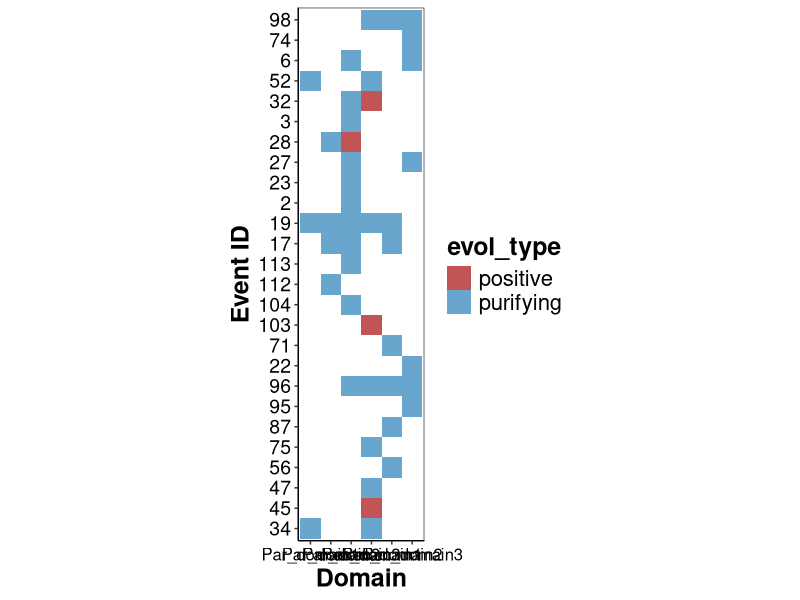
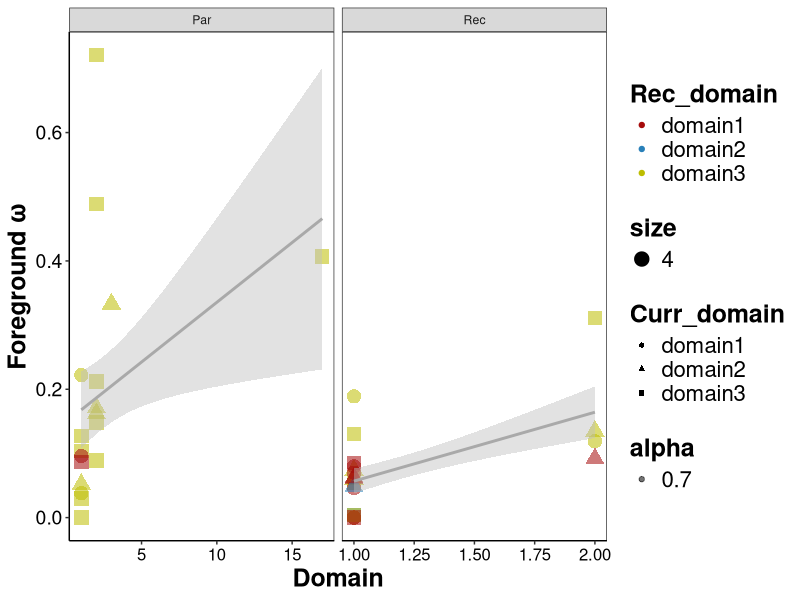

Write the R code that produced these figures, in order. (Note: this script raises an error after producing the figures.)
library(ggplot2)
library(ggsci)
library(dplyr)
library(vegan)

setwd("~/phyl/data_for_git/data_for_scripts/for_viz/evol_selection")

#Analyze branch models
#Read the resuls of branch models calculations
branch_models_classified <- read.csv('Branch_models_extended.csv', header = T, sep = "\t", stringsAsFactors = F)

#Extract significant results of branch model
branch_models_classified_signif <- branch_models_classified[branch_models_classified$signif_flag=='signif' & branch_models_classified$evol_type!='non-signif',] 

#Create dummy factors for plotting for the X and Y axis, respectively
branch_models_classified_signif$fac_for_heatmap <- paste(branch_models_classified_signif$Tox_type, 
                                                         branch_models_classified_signif$Curr_domain, sep ='_')

branch_models_classified_signif$domain_factor <- as.factor(paste(branch_models_classified_signif$Rec_domain,
                                                                 branch_models_classified_signif$ID,
                                                                 sep='_'))

#Get the list of events with unknown parents
unknown_majors <- unique(branch_models_classified[branch_models_classified$unknown_flag=='major',1])
unknown_minors <- unique(branch_models_classified[branch_models_classified$unknown_flag=='minor',1])

#Assert types of unknown parents
branch_models_classified_signif[branch_models_classified_signif$ID %in% unknown_majors, 5] <- 'major'
branch_models_classified_signif[branch_models_classified_signif$ID %in% unknown_minors, 5] <- 'minor'

#Create the list of events with different selection pattenrs for parents and recombinantss
change_pattern <- c(98, 74, 32, 103, 71, 22, 96, 87, 75, 56, 47, 45, 95)

#Assert the type of selection pattern
branch_models_classified_signif$change_flag <- 'same'
branch_models_classified_signif[branch_models_classified_signif$ID %in% change_pattern,26] <- 'different'

#Extract recombination IDs for recombinants only
events_with_recs <- branch_models_classified_signif[branch_models_classified_signif$Tox_type=='Rec' &
                                                      branch_models_classified_signif$evol_type!='non-signif',1]

#Extract the data for recombinants only
heatmap_branch_recs <- branch_models_classified_signif[branch_models_classified_signif$ID %in% events_with_recs,]

#Assert the levels of the categorial variable 
heatmap_branch_recs$domain_factor <- as.factor(paste(heatmap_branch_recs$Rec_domain,
                                                     heatmap_branch_recs$ID,
                                                     sep='_'))
#Get the final dataset for recombinants only
branch_domains_df_rec <- heatmap_branch_recs[heatmap_branch_recs$evol_type!='non-signif' & 
                                               heatmap_branch_recs$Tox_type=='Rec',c(1,2,25, 26, 7, 5)] %>% unique()

#Plot the ditribution of significant models per domain and recombination event
branch_models_classified_signif[branch_models_classified_signif$evol_type!='non-signif',] %>% 
  ggplot(aes(y=domain_factor, x=fac_for_heatmap, fill = evol_type))+
  geom_tile(alpha=.7)+
  scale_fill_manual(values = c("#a60b0b","#2980b9", '#73C39D'))+
#  branch_domains_df_rec %>% 
#    ggplot(aes(y=domain_factor, x=signif_flag, fill = Rec_domain))+ #change_flag #unknown_flag #Rec_domain
#    geom_tile(alpha=.7)+
#  scale_fill_manual( values=c("#a60b0b", '#2980b9' ,'#bdbd00'))+
  #  scale_fill_manual( values = c('grey', "#B97BD5","#58B09E"))+
  #scale_fill_jama()+
  scale_y_discrete( labels=as.character(unlist(lapply(levels(branch_models_classified_signif$domain_factor), 
                                                      function (x) strsplit(as.character(x), "_", fixed=TRUE)[[1]][2]))))+
  theme_bw()+ylab('Event ID')+xlab('Domain')+
  theme( axis.text.x = element_text(color='black', 
                                    size=12),
         axis.title.x=element_text(face="bold", color="black", 
                                   size=18),
         panel.background = element_blank(), 
         axis.line = element_line(colour = "black"),
         panel.grid.major = element_blank(), 
         panel.grid.minor = element_blank(),
         axis.text.y = element_text(color='black', 
                                    size=14),
         axis.title.y = element_text(face="bold", color="black", 
                                     size=18),
         legend.title=element_text(face="bold",size=18), 
         legend.text=element_text(size=16))+
  coord_fixed()

#Extract data for comparing branch models (significant and raw estimates)
branch_models_comparisions <- branch_models_classified[,c(1,2,3,4,6,7,9)]

#Extract significant results based on different LRT-tests
bneut_signif <- branch_models_comparisions[branch_models_comparisions$evol_type!='non-signif', ]
bfree_signif <- branch_models_comparisions[branch_models_comparisions$signif_flag!='non-signif', ]

#Assert the factors for comparing omega estimates
bneut_signif$for_comparision <- 'bneut'
bfree_signif$for_comparision <- 'bfree'
branch_models_comparisions$for_comparision <- 'All'

#Create the merged dataset for comparisions
branch_models_comparisions<-rbind(branch_models_comparisions, bneut_signif, bfree_signif)

#Summarize mean omega estimates per sets of events
branch_models_comparisions[branch_models_comparisions$omega_f<5,] %>% group_by(Tox_type, for_comparision) %>% 
  summarize(mean_omega= mean(omega_f)) %>% as.data.frame()

#Calculate the linear model to reveal relationships between foreground omega and the number of toxinsin the subtree
lm_num_tox <- lm(omega_f ~ Num_rec_pars,
                 data = branch_models_classified_signif[branch_models_classified_signif$evol_type!='non-signif' & 
                                                          branch_models_classified_signif$omega_f <5  &
                                                          branch_models_classified_signif$Tox_type=='Par',])
#Show model significance
summary(lm_num_tox)

#Plot the dependance between foreground omega and the the number of recombinans and parents
branch_models_classified_signif[branch_models_classified_signif$evol_type!='non-signif' & branch_models_classified_signif$omega_f <5,] %>% 
  ggplot(aes(x= Num_rec_pars, y=omega_f))+
  facet_wrap(~Tox_type, scales = 'free_x')+
  geom_point(aes(color = Rec_domain, shape = Curr_domain, size = 4, alpha =0.7))+
  scale_color_manual( values=c("#a60b0b", '#2980b9' ,'#bdbd00'))+
  geom_smooth(method='lm', color='darkgrey', alpha=0.45, fill = 'grey',  level=0.8)+
  theme_bw()+ylab('Foreground ω')+xlab('Domain')+
  theme( axis.text.x = element_text(color='black', 
                                    size=12),
         axis.title.x=element_text(face="bold", color="black", 
                                   size=18),
         panel.background = element_blank(), 
         axis.line = element_line(colour = "black"),
         panel.grid.major = element_blank(), 
         panel.grid.minor = element_blank(),
         axis.text.y = element_text(color='black', 
                                    size=14),
         axis.title.y = element_text(face="bold", color="black", 
                                     size=18),
         legend.title=element_text(face="bold",size=18), 
         legend.text=element_text(size=16))

#Show the distribution of omega values for sets of events with different significance thresholds for LRT tests
branch_models_comparisions[branch_models_comparisions$omega_f<5,] %>% 
  ggplot(aes(x=for_comparision, y=omega_f, fill = for_comparision))+
  facet_wrap(~Tox_type)+
  geom_violin(width=0.7, alpha = 0.7, trim = T)+
  geom_boxplot(width=0.4, alpha = 0.8)+
  geom_signif(comparisons = list(c(2, 3),
                                 c(1, 3)),
              y_position = c(4.3,5), 
              map_signif_level=T, test='wilcox.test')+
  scale_fill_manual(values =c('#A6A8A0', '#97C997', '#36AB9D'))+
  theme( axis.text.x = element_text(color='black', 
                                    size=12),
         axis.title.x=element_text(face="bold", color="black", 
                                   size=18),
         panel.background = element_blank(), 
         axis.line = element_line(colour = "black"),
         panel.grid.major = element_blank(), 
         panel.grid.minor = element_blank(),
         axis.text.y = element_text(color='black', 
                                    size=14),
         axis.title.y = element_text(face="bold", color="black", 
                                     size=18),
         legend.title=element_text(face="bold",size=18), 
         legend.text=element_text(size=16))

#Show the distribution of omega values for different domains and toxin types (parents and recombinants)
branch_models_classified_signif[branch_models_classified_signif$evol_type!='non-signif' & branch_models_classified_signif$omega_f <5,] %>% 
  ggplot(aes(x= Curr_domain, y=omega_f, fill= Curr_domain))+
  facet_wrap(~Tox_type*Rec_domain)+
  geom_violin(width=0.7, alpha = 0.7, trim = T)+
  geom_boxplot(width=0.4, alpha = 0.8)+
scale_fill_manual( values=c("#a60b0b", '#2980b9' ,'#bdbd00'))+
  theme( axis.text.x = element_text(color='black', 
                                    size=12),
         axis.title.x=element_text(face="bold", color="black", 
                                   size=18),
         panel.background = element_blank(), 
         axis.line = element_line(colour = "black"),
         panel.grid.major = element_blank(), 
         panel.grid.minor = element_blank(),
         axis.text.y = element_text(color='black', 
                                    size=14),
         axis.title.y = element_text(face="bold", color="black", 
                                     size=18),
         legend.title=element_text(face="bold",size=18), 
         legend.text=element_text(size=16))

#Analysis of site models
#Read tables with per-site results using site models
evol_sites_with_relaxed <- read.csv('Site_models_classified_res.csv', header = T, sep = "\t", stringsAsFactors = F)

#Extract significant sites
evol_sites_with_relaxed_signif <- evol_sites_with_relaxed[evol_sites_with_relaxed$signif_flag!='non-signif',]

#Transform relative coordinates to integers
evol_sites_with_relaxed_signif$Coord <- round(evol_sites_with_relaxed_signif$Coord)

#Remove identical coordinates
evol_sites_with_relaxed_signif <- unique(evol_sites_with_relaxed_signif)

#Create a dummy factor for the order on the Y axis
evol_sites_with_relaxed_signif$factor_plot <- paste(evol_sites_with_relaxed_signif$Rec_domain,
                                                    evol_sites_with_relaxed_signif$ID, sep='_')

#Extract the data for selected site models
evol_sites_with_relaxed_site <- evol_sites_with_relaxed_signif[evol_sites_with_relaxed_signif$Model %in% c('m8','m3','m1','m3') & evol_sites_with_relaxed_signif$Tox_type=='Rec',] 

#Extract data for branch-site models 
evol_br_sites_with_relaxed_rec <- evol_sites_with_relaxed_signif[evol_sites_with_relaxed_signif$Tox_type=='Rec' & evol_sites_with_relaxed_signif$Model %in% c('mB','mA'),]
evol_br_sites_with_relaxed_par <- evol_sites_with_relaxed_signif[evol_sites_with_relaxed_signif$Tox_type=='Par' & evol_sites_with_relaxed_signif$Model %in% c('mB','mA'),]

#The function for ordering the events according to the distribution of sites
get_order_for_heatmap = function(sites_df){
  
  #Create an empty matrix with 300 sites
  trans_coords_df<- matrix(ncol= 300, nrow= length(unique(as.factor(sites_df$factor_plot)))) 
  
  #Transform the matrix to the dataframe
  trans_coords_df <- as.data.frame(trans_coords_df)
  
  #Set the order of rows according to the IDs of recombination events
  rownames(trans_coords_df) <- levels(as.factor(sites_df$factor_plot))
  colnames(trans_coords_df) <- 1:300 
  
  i=1 #row index
  #Iterate over recombination events
  for (id in unique(sites_df$factor_plot)){
    print(id)
    
    #Iterate of coordinates
    for (j in 1:300){
      
      #Extract the data for a particular site in the selected event, use the probability as the value
      trans_coords_df[which(rownames(trans_coords_df)==id),j] <- as.numeric(sites_df[sites_df$factor_plot==id & 
                                                                                       sites_df$Coord==j , 8][1])
    }
    i <- i+1
  }
  
  #Set zeroes for non-significant sites
  trans_coords_df[is.na(trans_coords_df)] <- 0
  
  #Create the distance matrix based using the Eucledean distance
  d <- vegdist(trans_coords_df,method="euclidean")
  
  #Perform hierarcheal clustering
  hc_compl <- hclust(d, method = "complete")
  
  #Extract the order from the dendrogram
  dend <- as.dendrogram(hc_compl)
  plot(dend)
  heatmap_order <-labels(dend)
  
  #Return the list of aranged event IDs
  return(heatmap_order)
}

#Get the order of recombination events according to the distribution of seleciton signals in the domain sequences
site_order<- get_order_for_heatmap(evol_sites_with_relaxed_site)
br_sites_rec_order <- get_order_for_heatmap(evol_br_sites_with_relaxed_rec)
br_sites_par_order  <- get_order_for_heatmap(evol_br_sites_with_relaxed_par)

#Assert the order of recombination event IDs according to clusterization baset on sites' distributions
evol_sites_with_relaxed_site$factor_plot<-factor(evol_sites_with_relaxed_site$factor_plot,levels = site_order)
evol_br_sites_with_relaxed_rec$factor_plot<-factor(evol_br_sites_with_relaxed_rec$factor_plot,levels = br_sites_rec_order)
evol_br_sites_with_relaxed_par$factor_plot<-factor(evol_br_sites_with_relaxed_par$factor_plot,levels = br_sites_par_order)

#Plot the heatmap with the distribution of sites for site and branch-site models
ggplot(evol_br_sites_with_relaxed_rec,
       aes(Coord, factor(factor_plot), fill=Site_type, alpha = Site_prob)) +
  geom_tile()+ #alpha = 0.7
  scale_alpha(range = c(0.3,0.7))+
  theme_bw()+
  scale_fill_manual(values = c("#2980b9","#a60b0b", '#73C39D'))+
  labs(y = "Recombination event ID") + 
  labs(x = "Domain coordinate")+
  geom_vline(xintercept=100, linetype="dashed", color = "darkgreen",size=0.3, alpha = 0.99)+ #2.5
  geom_vline(xintercept=200, linetype="dashed", color = "darkgreen",size=0.3, alpha = 0.99)+
  scale_y_discrete( labels=as.character(unlist(lapply(levels(evol_br_sites_with_relaxed_rec$factor_plot), 
                                                      function (x) strsplit(as.character(x), "_", fixed=TRUE)[[1]][2]))))+
  theme( axis.text.x =element_blank(),
         axis.title.x = element_text(face="bold", color="black", 
                                     size=14),
         panel.background = element_blank(), 
         axis.line = element_line(colour = "black"),
         panel.grid.major = element_blank(), 
         panel.grid.minor = element_blank(),
         axis.text.y = element_text(color='black', 
                                    size=8),
         axis.title.y = element_text(face="bold", color="black", 
                                     size=14),
         legend.title=element_text(face="bold",size=14), 
         legend.text=element_text(size=12),
         axis.ticks.x=element_blank())

#Extract data with branch-site models based contaning overestimations and devoid of them for recombinants and parents 
evol_sites_with_relaxed_rec_passed <- evol_sites_with_relaxed_signif[evol_sites_with_relaxed_signif$Tox_type=='Rec' & evol_sites_with_relaxed_signif$Model %in% c('mB','mA') &  evol_sites_with_relaxed_signif$Site_flag=='passed',]
evol_sites_with_relaxed_par_passed  <- evol_sites_with_relaxed_signif[evol_sites_with_relaxed_signif$Tox_type=='Par' & evol_sites_with_relaxed_signif$Model %in% c('mB','mA') &  evol_sites_with_relaxed_signif$Site_flag=='passed',]

evol_sites_with_relaxed_rec_not_passed <- evol_sites_with_relaxed_signif[evol_sites_with_relaxed_signif$Tox_type=='Rec' & evol_sites_with_relaxed_signif$Model %in% c('mB','mA'),]
evol_sites_with_relaxed_par_not_passed  <- evol_sites_with_relaxed_signif[evol_sites_with_relaxed_signif$Tox_type=='Par' & evol_sites_with_relaxed_signif$Model %in% c('mB','mA'),]

#Arrange events according to the clusterizations of sites' distribution
br_sites_rec_passed_order <- get_order_for_heatmap(evol_sites_with_relaxed_rec_passed)
br_sites_par_passed_order <- get_order_for_heatmap(evol_sites_with_relaxed_par_passed)

br_sites_rec_non_passed_order <- get_order_for_heatmap(evol_sites_with_relaxed_rec_not_passed)
br_sites_par_non_passed_order  <- get_order_for_heatmap(evol_sites_with_relaxed_par_not_passed)

#Assert the dummy factor for the order on the Y axis
evol_sites_with_relaxed_rec_passed$factor_plot<-factor(evol_sites_with_relaxed_rec_passed$factor_plot,levels = br_sites_rec_passed_order)
evol_sites_with_relaxed_par_passed$factor_plot<-factor(evol_sites_with_relaxed_par_passed$factor_plot,levels = br_sites_par_passed_order)

evol_sites_with_relaxed_rec_not_passed$factor_plot<-factor(evol_sites_with_relaxed_rec_not_passed$factor_plot,levels = br_sites_rec_non_passed_order)
evol_sites_with_relaxed_par_not_passed$factor_plot<-factor(evol_sites_with_relaxed_par_not_passed$factor_plot,levels = br_sites_par_non_passed_order)

#Make data for adjacent subpanels
#Site models only
#Extract required columns
sites_heatmap_subpanels <- evol_sites_with_relaxed_site[,c(1,2,4, 11)] %>%  unique()

#Assert the type of unknown parents
sites_heatmap_subpanels$unknown_flag <- 'known'
sites_heatmap_subpanels[sites_heatmap_subpanels$ID %in% unknown_majors, 5] <- 'major'
sites_heatmap_subpanels[sites_heatmap_subpanels$ID %in% unknown_minors, 5] <- 'minor'

#Get the type of patterns of branch models for parents and recombinanats
rec_for_heatmap_sites <- branch_models_classified[branch_models_classified$Tox_type=='Rec' & 
                                                    branch_models_classified$ID!=71,]

#Set dummy factors for retaining correct order of recombination events
rec_for_heatmap_sites$factor_plot <- paste(rec_for_heatmap_sites$Rec_domain, rec_for_heatmap_sites$ID,sep='_')
rec_for_heatmap_sites$factor_plot <- factor(rec_for_heatmap_sites$factor_plot, levels = levels(sites_heatmap_subpanels$factor_plot))
rec_for_heatmap_sites$new_evol_type <- rec_for_heatmap_sites$evol_type

#Extract the significance of site model on the whole
rec_for_heatmap_sites[rec_for_heatmap_sites$signif_flag=='non-signif' & rec_for_heatmap_sites$evol_type!='non-signif', 25] <- 'purifying_b'
rec_for_heatmap_sites[rec_for_heatmap_sites$evol_type=='purifying'& rec_for_heatmap_sites$signif_flag=='signif',25] <- 'purifying_f'

#Branch-site models for recombinants
#Extract required columns
brsites_heatmap_subpanels <- evol_sites_with_relaxed_rec_not_passed[,c(1,2,4, 11)] %>%  unique()

#Assert the type of unknown parents
brsites_heatmap_subpanels$unknown_flag <- 'known'
brsites_heatmap_subpanels[brsites_heatmap_subpanels$ID %in% unknown_majors, 5] <- 'major'
brsites_heatmap_subpanels[brsites_heatmap_subpanels$ID %in% unknown_minors, 5] <- 'minor'

#Get the type of patterns of branch models for parents and recombinanats
rec_for_heatmap_brsites <- branch_models_classified[branch_models_classified$Tox_type=='Rec' & 
                                                      branch_models_classified$ID!=71,]

#Set dummy factors for retaining correct order of recombination events
rec_for_heatmap_brsites$factor_plot <- paste(rec_for_heatmap_brsites$Rec_domain, rec_for_heatmap_brsites$ID,sep='_')
rec_for_heatmap_brsites$factor_plot <- factor(rec_for_heatmap_brsites$factor_plot, levels = levels(brsites_heatmap_subpanels$factor_plot))
rec_for_heatmap_brsites$new_evol_type <- rec_for_heatmap_brsites$evol_type

#Extract the significance of site model on the whole
rec_for_heatmap_brsites[rec_for_heatmap_brsites$signif_flag=='non-signif' & rec_for_heatmap_brsites$evol_type!='non-signif', 25] <- 'purifying_b'
rec_for_heatmap_brsites[rec_for_heatmap_brsites$evol_type=='purifying'& rec_for_heatmap_brsites$signif_flag=='signif',25] <- 'purifying_f'

#Branch-site models for parents
#Extract required columns
brsites_heatmap_subpanels <- evol_sites_with_relaxed_par_not_passed[,c(1,2,4, 11)] %>%  unique()

#Assert the type of unknown parents
brsites_heatmap_subpanels$unknown_flag <- 'known'
brsites_heatmap_subpanels[brsites_heatmap_subpanels$ID %in% unknown_majors, 5] <- 'major'
brsites_heatmap_subpanels[brsites_heatmap_subpanels$ID %in% unknown_minors, 5] <- 'minor'

#Extract required columns
brsites_heatmap_subpanels_par <- evol_sites_with_relaxed_par_not_passed[,c(1,2,4, 11)] %>%  unique()

#Assert the type of unknown parents
brsites_heatmap_subpanels_par$unknown_flag <- 'known'
brsites_heatmap_subpanels_par[brsites_heatmap_subpanels_par$ID %in% unknown_majors, 5] <- 'major'
brsites_heatmap_subpanels_par[brsites_heatmap_subpanels_par$ID %in% unknown_minors, 5] <- 'minor'

#Get the type of patterns of branch models for parents and recombinanats
par_for_heatmap_brsites <- branch_models_classified[branch_models_classified$Tox_type=='Par' & 
                                                      branch_models_classified$ID!=71,]

#Set dummy factors for retaining correct order of recombination events
par_for_heatmap_brsites$factor_plot <- paste(par_for_heatmap_brsites$Rec_domain, par_for_heatmap_brsites$ID,sep='_')
par_for_heatmap_brsites$factor_plot <- factor(par_for_heatmap_brsites$factor_plot, levels = levels(brsites_heatmap_subpanels$factor_plot))
par_for_heatmap_brsites$new_evol_type <- par_for_heatmap_brsites$evol_type

#Extract the significance of site model on the whole
par_for_heatmap_brsites[par_for_heatmap_brsites$signif_flag=='non-signif' & par_for_heatmap_brsites$evol_type!='non-signif', 25] <- 'purifying_b'
par_for_heatmap_brsites[par_for_heatmap_brsites$evol_type=='purifying'& par_for_heatmap_brsites$signif_flag=='signif',25] <- 'purifying_f'


#Plot adjacent subpanels 
par_for_heatmap_brsites %>% 
  ggplot(aes(y=factor_plot, x=Curr_domain, fill=new_evol_type))+
  geom_tile(alpha=.7)+
  scale_fill_manual(values = c('white', "#a60b0b", '#A5D4EF',"#2980b9"))+
  #brsites_heatmap_subpanels %>% 
  #  ggplot(aes(y=factor_plot, x=Tox_type, fill = unknown_flag))+  #unknown_flag #Rec_domain
  #  geom_tile(alpha=.7)+
  #  #scale_fill_manual( values=c("#a60b0b", '#2980b9' ,'#bdbd00'))+
  #  scale_fill_manual( values = c('grey', "#B97BD5","#58B09E"))+  
  scale_y_discrete( labels=as.character(unlist(lapply(levels(par_for_heatmap_brsites$factor_plot), 
                                                      function (x) strsplit(as.character(x), "_", fixed=TRUE)[[1]][2]))))+
  theme_bw()+ylab('Event ID')+xlab('Domain')+
  theme( axis.text.x = element_text(color='black', 
                                    size=12),
         axis.title.x=element_text(face="bold", color="black", 
                                   size=18),
         panel.background = element_blank(), 
         axis.line = element_line(colour = "black"),
         panel.grid.major = element_blank(), 
         panel.grid.minor = element_blank(),
         axis.text.y = element_text(color='black', 
                                    size=11),
         axis.title.y = element_text(face="bold", color="black", 
                                     size=18),
         legend.title=element_text(face="bold",size=18), 
         legend.text=element_text(size=16))+
  coord_fixed()

#Make the dataframe for further plotting the distribution of site types in the branch-site models for parents and recombinants
br_sites_all <- do.call("rbind", replicate(2, branch_models_classified[,c(1,2,3,4, 18, 19, 21)], simplify = FALSE))

#Create the facrot variable for classifying site types
br_sites_all$all_sites_num <- br_sites_all$Brsites_pos
br_sites_all$site_factor <- 'pos'

#Assert conservative sites
br_sites_all[c(247:492),8] <- br_sites_all[c(247:492),6]
br_sites_all[c(247:492),9] <-'cons'

#Make the number of sites for parents negative for plotting
br_sites_all[br_sites_all$Tox_type=='Par',8] <- -br_sites_all[br_sites_all$Tox_type=='Par',8]

#Summarize the number of site types for recombinants and parents within all sets of events and those devoid of overestimations
br_sites_summary_all <- br_sites_all %>% 
  group_by(Rec_domain,Curr_domain,Tox_type,site_factor) %>% 
  summarize(all_sites_num = sum(all_sites_num))

br_sites_summary_passed <- br_sites_all[br_sites_all$Passed_flag=='passed'& br_sites_all$ID!=23 ,] %>%  # & br_sites_all$ID!=23
  group_by(Rec_domain,Curr_domain,Tox_type,site_factor) %>% 
  summarize(all_sites_num = sum(all_sites_num))


#Compare the composition of sites between parents and recombinants per domain 
#Sets of events with the first domain transferred
fisher.test(data.frame(cons=c(230,208),pos=c(27,36))) #p-value = 0.1778
fisher.test(data.frame(cons=c(271,188),pos=c(11,4))) #p-value = 0.3003
fisher.test(data.frame(cons=c(91,132),pos=c(4,24))) #p-value = 0.006565

#Sets of events with the third domain transferred
fisher.test(data.frame(cons=c(724,854),pos=c(36,33))) #p-value = 0.3252
fisher.test(data.frame(cons=c(631,641),pos=c(30,80))) #p-value < 5.967e-06
fisher.test(data.frame(cons=c(358,501),pos=c(85,39))) #p-value = 2.305e-08

#Vizualize the proportion of conservative and positively selected sites for branch-site models
br_sites_summary_passed%>%  #[br_sites_all$Passed_flag=='passed',]
  ggplot(aes(fill=site_factor, y=all_sites_num, x=Curr_domain))+
  facet_wrap(~Rec_domain, scales='free')+
  geom_bar(stat='identity',position='fill', alpha=.7)+ #, position='fill'
  scale_fill_manual(values = c("#2980b9","#a60b0b", '#73C39D'))+
  geom_hline(yintercept = 0)+
  theme_bw()+
  ylab('Number of sites')+ #Foreground ω
  xlab('Domain')+
  theme( axis.text.x = element_text(color='black', 
                                    size=12),
         axis.title.x=element_text(face="bold", color="black", 
                                   size=18),
         panel.background = element_blank(), 
         axis.line = element_line(colour = "black"),
         panel.grid.major = element_blank(), 
         panel.grid.minor = element_blank(),
         axis.text.y = element_text(color='black', 
                                    size=14),
         axis.title.y = element_text(face="bold", color="black", 
                                     size=18),
         legend.title=element_text(face="bold",size=18), 
         legend.text=element_text(size=16))

#Vizualize the dependence between the number of sites, omega estimates, and the number of toxins
branch_models_classified[branch_models_classified$Passed_flag=='passed' & branch_models_classified$omega_f <0.9 &
                           branch_models_classified$Brsites_pos<15, ] %>% 
  ggplot(aes(x=Brsites_pos, y= omega_f))+
  #branch_models_classified %>% ggplot(aes(x=Sites_pos, y= Num_tox)) +
  geom_point(aes(color = Rec_domain, shape = Curr_domain, size = 4, alpha =0.7))+
  facet_wrap(~Tox_type, scales = 'free_x')+
  scale_color_manual( values=c("#a60b0b", '#2980b9' ,'#bdbd00'))+
  geom_smooth(method='lm', color='darkgrey', alpha=0.45, fill = 'grey',  level=0.8)+
  theme_bw()+ylab('Foreground ω')+xlab('Number of sites')+ #Foreground ω Backgound ω  Number of toxins
  theme( axis.text.x = element_text(color='black', 
                                    size=12),
         axis.title.x=element_text(face="bold", color="black", 
                                   size=18),
         panel.background = element_blank(), 
         axis.line = element_line(colour = "black"),
         panel.grid.major = element_blank(), 
         panel.grid.minor = element_blank(),
         axis.text.y = element_text(color='black', 
                                    size=14),
         axis.title.y = element_text(face="bold", color="black", 
                                     size=18),
         legend.title=element_text(face="bold",size=18), 
         legend.text=element_text(size=16))

#Make linear models to reveal the relashionships between the number of sites and omega values
sites_omega_lm <- lm(Sites_pos~omega_f,
                     data = branch_models_classified_signif[branch_models_classified_signif$evol_type!='non-signif' &
                                                              branch_models_classified_signif$omega_f <5 ,])
sites_omega_lm <- lm(Sites_pos~omega_b,
                     data = branch_models_classified_signif[branch_models_classified_signif$evol_type!='non-signif' &
                                                              branch_models_classified_signif$omega_f <5 ,])
br_sites_omega_lm <- lm(Brsites_pos~omega_b,
                        data = branch_models_classified[branch_models_classified$Passed_flag=='passed' & 
                                                          branch_models_classified$omega_b < 0.9, ])
#Show significance level
summary(sites_omega_lm)
summary(sites_omega_lm)
summary(br_sites_omega_lm)

#Make the dataframe with the total number of sites of particular type for parents and recombinants using site models
total_sites <- #Total number of sites
  branch_models_classified %>% group_by(Rec_domain, Curr_domain) %>% 
  summarize(n_pos = sum(Sites_pos), n_cons = sum(Sites_cons)) %>%  
  as.data.frame() 

#Vizualize the fraction of conservative and positively selected sites using site models
data.frame(num_sites = c(total_sites$n_pos,total_sites$n_cons),
           Curr_domain = rep(total_sites$Curr_domain,2),
           site_type = c(rep('pos',9), rep('cons',9)),
           Domain = rep(total_sites$Rec_domain,2)) %>% 
  ggplot(aes(x=Curr_domain,y=num_sites,fill=site_type)) +
  geom_bar(stat="identity", position=position_fill(), alpha=0.7, col='black', width =1)+
  #geom_bar(stat="identity", alpha=0.7, col='black', width =1)+
  facet_wrap(~Domain)+
  theme_bw()+
  scale_fill_manual(values =c("#2980b9","#a60b0b"))+
  guides(fill= guide_legend(title="Site type"))+
  ylab('Number of sites')+xlab('Domain')+
  theme( axis.text.x = element_text(color='black', 
                                    size=12),
         axis.title.x=element_text(face="bold", color="black", 
                                   size=18),
         panel.background = element_blank(), 
         axis.line = element_line(colour = "black"),
         panel.grid.major = element_blank(), 
         panel.grid.minor = element_blank(),
         axis.text.y = element_text(color='black', 
                                    size=14),
         axis.title.y = element_text(face="bold", color="black", 
                                     size=18),
         legend.title=element_text(face="bold",size=18), 
         legend.text=element_text(size=16))

#Build linear model for reveling dependance between similarity of affected specief and the number of sites
lm_omega <- lm(Simpson_species ~ Brsites_pos, 
               data =  branch_models_classified[branch_models_classified$omega_f<5 ,])
summary(lm_omega) 

#Plot the distribution of omega values in the sets of events regarding changes in affected orders
branch_models_classified[branch_models_classified$omega_f<2 &  
                           branch_models_classified$Brsites_pos<350 &
                           !is.na(branch_models_classified$Simpson_species) ,] %>% 
  ggplot(aes(x=as.factor(Orders_flag), y=omega_f, fill =as.factor(Orders_flag)))+
  geom_violin(width=0.7, alpha = 0.57, trim = T)+
  geom_boxplot(width=0.4, alpha = 0.66)+
  geom_signif(comparisons = list(c(1,2)),
              map_signif_level=T, test='wilcox.test')+
  scale_fill_jama()+
  facet_wrap(~Tox_type*Rec_domain, scales ='free')+
  theme_bw()+
  theme_bw()+ylab('Foreground ω')+xlab('Domain')+ #Foreground ω Backgound ω  Number of sites
  theme( axis.text.x = element_text(color='black', 
                                    size=12),
         axis.title.x=element_text(face="bold", color="black", 
                                   size=18),
         panel.background = element_blank(), 
         axis.line = element_line(colour = "black"),
         panel.grid.major = element_blank(), 
         panel.grid.minor = element_blank(),
         axis.text.y = element_text(color='black', 
                                    size=14),
         axis.title.y = element_text(face="bold", color="black", 
                                     size=18),
         legend.title=element_text(face="bold",size=18), 
         legend.text=element_text(size=16))

#Plot the dependance between the similarity of the sets of affected species and omega/number of sites
branch_models_classified[branch_models_classified$omega_f<2 &  
                           branch_models_classified$Brsites_pos<350 &
                           branch_models_classified$best_site_model!='relaxation' &
                           !is.na(branch_models_classified$Simpson_species) ,] %>% 
  ggplot(aes(x=Simpson_species, y=Brsites_cons))+
  facet_wrap(~Tox_type*Rec_domain, scales ='free')+
  geom_point(aes(size=Num_rec_pars, color = Rec_domain, shape =Curr_domain),alpha = 0.8 )+
  theme_bw()+
  scale_size(range = c(2,6))+
  scale_color_manual( values=c("#a60b0b", '#2980b9' ,'#bdbd00'))+
  geom_smooth(method='lm', color='darkgrey', alpha=0.45, fill = 'grey')+
  scale_fill_manual( values = c( "#4F499E",'#BD5B0B','darkgrey'),
                     labels = c('Minor','All','Median'))+
  theme_bw()+ylab('Foreground ω')+xlab('Domain')+ #Foreground ω Backgound ω  Number of sites
  theme( axis.text.x = element_text(color='black', 
                                    size=12),
         axis.title.x=element_text(face="bold", color="black", 
                                   size=18),
         panel.background = element_blank(), 
         axis.line = element_line(colour = "black"),
         panel.grid.major = element_blank(), 
         panel.grid.minor = element_blank(),
         axis.text.y = element_text(color='black', 
                                    size=14),
         axis.title.y = element_text(face="bold", color="black", 
                                     size=18),
         legend.title=element_text(face="bold",size=18), 
         legend.text=element_text(size=16))
